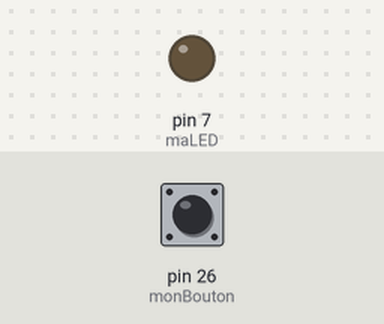
The program below on a simulated MicroPython board. On the bench: output pins drawn as LEDs (lit = HIGH). Inputs (shaded band) come from the test bench; at power-on: pin 26 (monBouton) HIGH. What the program prints to the serial console is not drawn.

Above: at 1.2 s.
1.3 s: pin 26 (monBouton) pulled LOW for 0.15 s
At 1.37 s:
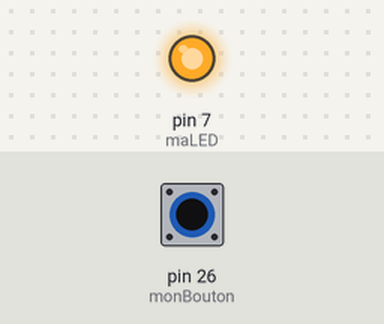
2.9 s: pin 26 (monBouton) pulled LOW for 3.2 s
At 7.4 s:
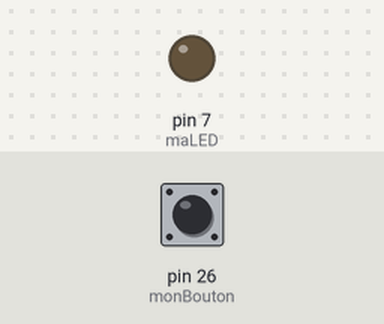
Timing chart, 0 to 8.9 s (numbered marks = the images above; inputs shaded):
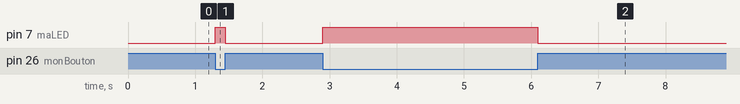

Measured:
- after the input at 1.3 s, pin 7 (maLED): LOW → HIGH at once, → LOW 0.15 s later
- after the input at 2.9 s, pin 7 (maLED): LOW → HIGH at once, → LOW 3.2 s later

The program:

bpled.py
```python
"""
Programme Bouton poussoir et d'une LED
Branchement de la LED (pate +) entre la borne S7 (4ème broche en partant du haut à gauche - USB vers le haut)
et la masse (pate -) borne (1ère broche en bas à gauche - USB vers le haut)
Le bouton poussoir entre la masse (5ème broche en partant du haut à gauche - USB vers le haut) et la borne S26 (1ère broche en bas à droite - USB vers le haut)
"""

from machine import Pin
import time

# On initialise la sortie 7 pour piloter la led
maLED = Pin( "S7", Pin.OUT )
monBouton = Pin( "S26", Pin.IN, Pin.PULL_UP)

# Par défaut bouton non pressé
etatBouton = 1;

while True: #Equivalent de la boucle loop en arduino
    etatBouton = monBouton.value()
    print("Etat du bouton {}".format(etatBouton))

    if (etatBouton == 0):
        maLED.high() #La broche S7 au niveau haut - la led est allumée
    else :
        maLED.low() #La broche S7 au niveau bas - la led est éteinte
```
